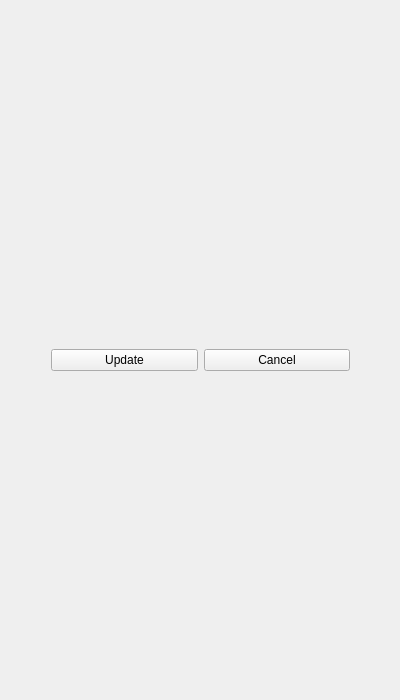
<?xml version="1.0" encoding="UTF-8"?>
<ui version="4.0">
 <class>settings</class>
 <widget class="QWidget" name="settings">
  <property name="windowModality">
   <enum>Qt::NonModal</enum>
  </property>
  <property name="enabled">
   <bool>true</bool>
  </property>
  <property name="geometry">
   <rect>
    <x>0</x>
    <y>0</y>
    <width>400</width>
    <height>700</height>
   </rect>
  </property>
  <property name="minimumSize">
   <size>
    <width>400</width>
    <height>700</height>
   </size>
  </property>
  <property name="maximumSize">
   <size>
    <width>400</width>
    <height>700</height>
   </size>
  </property>
  <property name="contextMenuPolicy">
   <enum>Qt::NoContextMenu</enum>
  </property>
  <property name="windowTitle">
   <string>settings</string>
  </property>
  <property name="windowIcon">
   <iconset>
    <normaloff>Resources/icon32.png</normaloff>Resources/icon32.png</iconset>
  </property>
  <widget class="QWidget" name="verticalLayoutWidget">
   <property name="geometry">
    <rect>
     <x>40</x>
     <y>10</y>
     <width>321</width>
     <height>681</height>
    </rect>
   </property>
   <layout class="QVBoxLayout" name="verticalLayout">
    <item>
     <layout class="QVBoxLayout" name="verticalLayout_2">
      <property name="bottomMargin">
       <number>0</number>
      </property>
      <item>
       <layout class="QGridLayout" name="gridLayout"/>
      </item>
     </layout>
    </item>
    <item>
     <layout class="QHBoxLayout" name="horizontalLayout_2">
      <property name="topMargin">
       <number>20</number>
      </property>
      <item>
       <widget class="QPushButton" name="updateButton">
        <property name="text">
         <string>Update</string>
        </property>
       </widget>
      </item>
      <item>
       <widget class="QPushButton" name="cancelButton">
        <property name="text">
         <string>Cancel</string>
        </property>
       </widget>
      </item>
     </layout>
    </item>
   </layout>
  </widget>
 </widget>
 <layoutdefault spacing="6" margin="11"/>
 <resources/>
 <connections/>
</ui>
